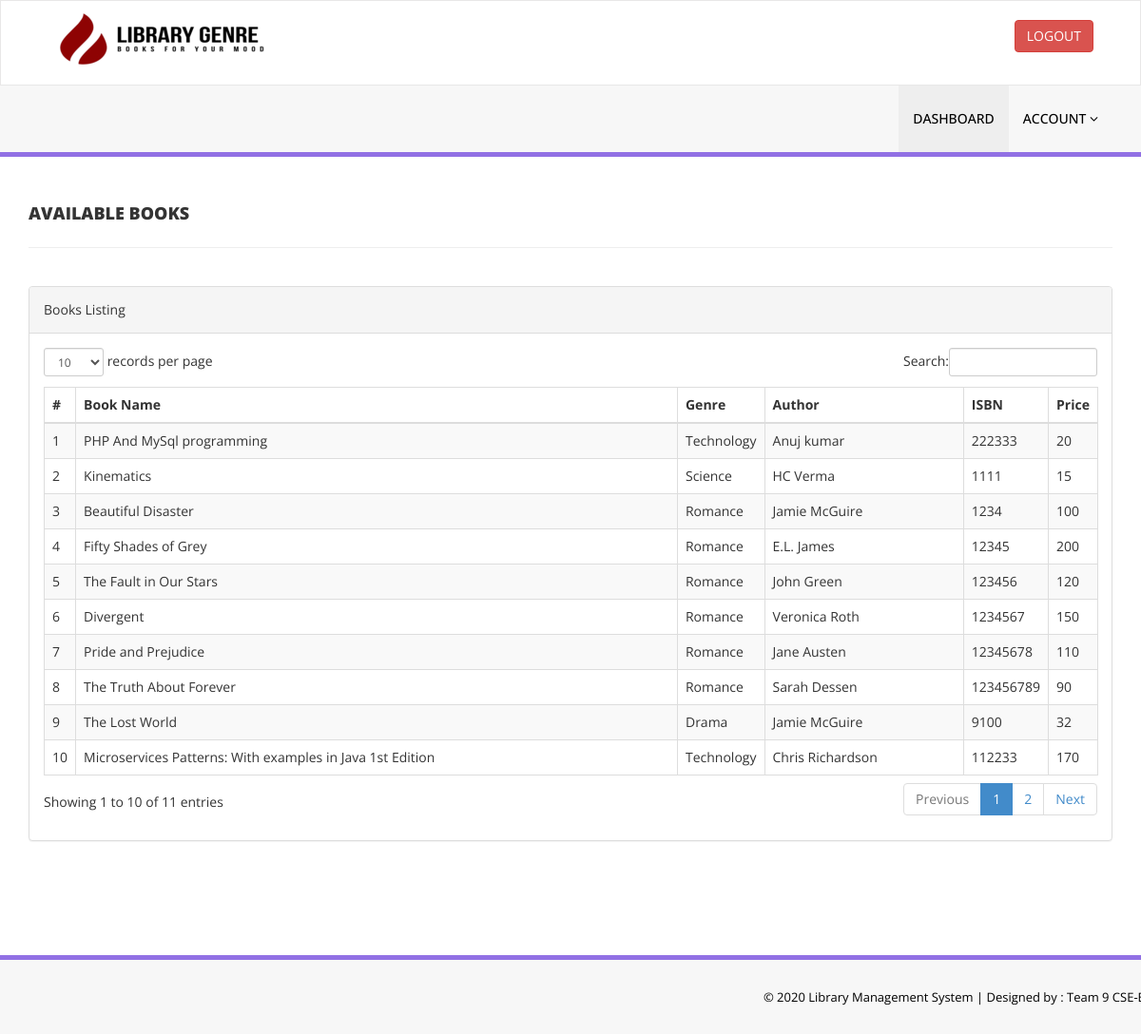
Screenshot of /library/manage-books.php (signed in) with the database file from the repository.
### tables this page shows
CREATE TABLE IF NOT EXISTS `books` (
  `id` int NOT NULL AUTO_INCREMENT,
  `BookName` varchar(255) DEFAULT NULL,
  `CatId` int DEFAULT NULL,
  `AuthorId` int DEFAULT NULL,
  `ISBNNumber` int DEFAULT NULL,
  `BookPrice` int DEFAULT NULL,
  `RegDate` timestamp NULL DEFAULT CURRENT_TIMESTAMP,
  `UpdationDate` timestamp NULL DEFAULT NULL ON UPDATE CURRENT_TIMESTAMP,
  PRIMARY KEY (`id`)
);

CREATE TABLE IF NOT EXISTS `genre` (
  `id` int NOT NULL AUTO_INCREMENT,
  `CategoryName` varchar(150) DEFAULT NULL,
  `Status` int DEFAULT NULL,
  `CreationDate` timestamp NULL DEFAULT CURRENT_TIMESTAMP,
  `UpdationDate` timestamp NULL DEFAULT '0000-00-00 00:00:00' ON UPDATE CURRENT_TIMESTAMP,
  PRIMARY KEY (`id`)
);

CREATE TABLE IF NOT EXISTS `authors` (
  `id` int NOT NULL AUTO_INCREMENT,
  `AuthorName` varchar(159) DEFAULT NULL,
  `creationDate` timestamp NULL DEFAULT CURRENT_TIMESTAMP,
  `UpdationDate` timestamp NULL DEFAULT NULL ON UPDATE CURRENT_TIMESTAMP,
  PRIMARY KEY (`id`)
);

### library/manage-books.php (the view, shortened to what this page needs)
<?php
include('includes/config.php');
if(strlen($_SESSION['login'])==0)
   {
header('location:index.php');
}
else{
    ?>
<!DOCTYPE html>
<html xmlns="http://www.w3.org/1999/xhtml">
<head>
    <link href="assets/css/bootstrap.css" rel="stylesheet" />
    <link href="assets/css/font-awesome.css" rel="stylesheet" />
    <link href="assets/js/dataTables/dataTables.bootstrap.css" rel="stylesheet" />
    <link href="assets/css/style.css" rel="stylesheet" />
</head>
<body>
<?php include('includes/header.php');?>
    <div class="content-wrapper">
         <div class="container">
        <div class="row pad-botm">
            <div class="col-md-12">
                <h4 class="header-line">Available Books</h4>
    </div>
     <div class="row">
</div>
        </div>
            <div class="row">
                <div class="col-md-12">
                    <div class="panel panel-default">
                        <div class="panel-heading">
                           Books Listing
                        </div>
                        <div class="panel-body">
                            <div class="table-responsive">
                                <table class="table table-striped table-bordered table-hover" id="dataTables-example">
                                    <thead>
                                        <tr>
                                            <th>#</th>
                                            <th>Book Name</th>
                                            <th>Genre</th>
                                            <th>Author</th>
                                            <th>ISBN</th>
                                            <th>Price</th>
                                        </tr>
                                    </thead>
                                    <tbody>
<?php $sql = "SELECT books.BookName,genre.CategoryName,authors.AuthorName,books.ISBNNumber,books.BookPrice,books.id as bookid from  books join genre on genre.id=books.CatId join authors on authors.id=books.AuthorId";
$query = $dbh -> prepare($sql);
$query->execute();
$results=$query->fetchAll(PDO::FETCH_OBJ);
$cnt=1;
if($query->rowCount() > 0)
{
foreach($results as $result)
{               ?>
                                        <tr class="odd gradeX">
                                            <td class="center"><?php echo htmlentities($cnt);?></td>
                                            <td class="center"><?php echo htmlentities($result->BookName);?></td>
                                            <td class="center"><?php echo htmlentities($result->CategoryName);?></td>
                                            <td class="center"><?php echo htmlentities($result->AuthorName);?></td>
                                            <td class="center"><?php echo htmlentities($result->ISBNNumber);?></td>
                                            <td class="center"><?php echo htmlentities($result->BookPrice);?></td>
                                        </tr>
 <?php $cnt=$cnt+1;}} ?>
                                    </tbody>
                                </table>
                            </div>
                        </div>
                    </div>
                </div>
            </div>
    </div>
    </div>
  <?php include('includes/footer.php');?>
</body>
</html>
<?php } ?>

### library/includes/header.php (shortened to what this page needs)
<div class="navbar navbar-inverse set-radius-zero" >
        <div class="container">
            <div class="navbar-header">
                <a href="dashboard.php">
                    <img src="assets/img/logo.png" />
                </a>
            </div>
<?php if($_SESSION['login'])
{
?>
            <div class="right-div">
                <a href="logout.php" class="btn btn-danger pull-right">LOGOUT</a>
            </div>
            <?php }?>
        </div>
    </div>
<?php if($_SESSION['login'])
{
?>
<section class="menu-section">
        <div class="container">
            <div class="row ">
                <div class="col-md-12">
                    <div class="navbar-collapse collapse ">
                        <ul id="menu-top" class="nav navbar-nav navbar-right">
                            <li><a href="dashboard.php" class="menu-top-active">DASHBOARD</a></li>
   <li>
                                <a href="#" class="dropdown-toggle" id="ddlmenuItem" data-toggle="dropdown"> Account <i class="fa fa-angle-down"></i></a>
                            </li>
                        </ul>
                    </div>
                </div>
            </div>
        </div>
    </section>
    <?php } ?>

### library/includes/footer.php
<section class="footer-section">
     <div class="container">
         <div class="row">
             <div class="col-md-12">
                &copy; 2020 Library Management System | Designed by : Team 9 CSE-B
             </div>
         </div>
     </div>
 </section>

### library/assets/css/style.css (style rules this page uses)
.set-radius-zero { border-radius:0px; -moz-border-radius:0px; -webkit-border-radius:0px; }
.content-wrapper { margin-top: 40px; min-height:800px; padding-bottom:90px; }
.header-line { font-weight:900; padding-bottom:25px; border-bottom:1px solid #eeeeee; text-transform:uppercase; }
.pad-botm { padding-bottom:30px; }
.right-div { float: right; padding: 20px; }
#menu-top a { color:#000; text-decoration:none; font-weight:500; padding: 25px 15px 25px 15px; text-transform:uppercase; }
.menu-section { background-color: #f7f7f7; border-bottom:5px solid #9170E4; width:100% }
.menu-top-active { background-color:#eeeeee; }
.navbar-inverse { background-color: #FFF; border-color: rgba(155, 153, 153, 0.23); }
.navbar { min-height: 90px; margin-bottom: 0px; }
.footer-section { padding:25px 50px 25px 50px; color:#000; font-size:13px; background-color: #f7f7f7; text-align:right; border-top:5px solid #9170E4; }

### rows the page displays
books: BookName "PHP And MySql programming", genre.CategoryName "Technology", AuthorId.AuthorName "Anuj kumar", ISBNNumber "222333", BookPrice "20"
books: BookName "Kinematics", genre.CategoryName "Science", AuthorId.AuthorName "HC Verma", ISBNNumber "1111", BookPrice "15"
books: BookName "Beautiful Disaster", genre.CategoryName "Romance", AuthorId.AuthorName "Jamie McGuire", ISBNNumber "1234", BookPrice "100"
books: BookName "Fifty Shades of Grey", genre.CategoryName "Romance", AuthorId.AuthorName "E.L. James", ISBNNumber "12345", BookPrice "200"
books: BookName "The Fault in Our Stars", genre.CategoryName "Romance", AuthorId.AuthorName "John Green", ISBNNumber "123456", BookPrice "120"
books: BookName "Divergent", genre.CategoryName "Romance", AuthorId.AuthorName "Veronica Roth", ISBNNumber "1234567", BookPrice "150"
books: BookName "Pride and Prejudice", genre.CategoryName "Romance", AuthorId.AuthorName "Jane Austen", ISBNNumber "12345678", BookPrice "110"
books: BookName "The Truth About Forever", genre.CategoryName "Romance", AuthorId.AuthorName "Sarah Dessen", ISBNNumber "123456789", BookPrice "90"
books: BookName "The Lost World", genre.CategoryName "Drama", AuthorId.AuthorName "Jamie McGuire", ISBNNumber "9100", BookPrice "32"
books: BookName "Microservices Patterns: With examples in Java 1st Edition", genre.CategoryName "Technology", AuthorId.AuthorName "Chris Richardson", ISBNNumber "112233", BookPrice "170"
